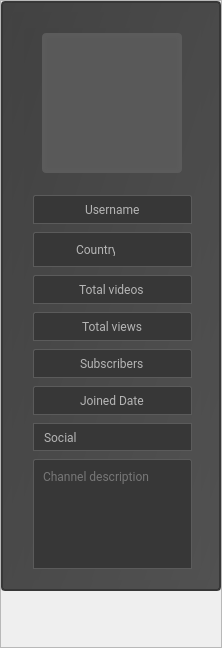
   <widget class="QFrame" name="frame_8">
    <property name="geometry">
     <rect>
      <x>1130</x>
      <y>210</y>
      <width>220</width>
      <height>648</height>
     </rect>
    </property>
    <property name="minimumSize">
     <size>
      <width>0</width>
      <height>630</height>
     </size>
    </property>
    <property name="frameShape">
     <enum>QFrame::StyledPanel</enum>
    </property>
    <property name="frameShadow">
     <enum>QFrame::Raised</enum>
    </property>
    <layout class="QVBoxLayout" name="verticalLayout_6" stretch="0,0">
     <property name="spacing">
      <number>9</number>
     </property>
     <property name="leftMargin">
      <number>0</number>
     </property>
     <property name="topMargin">
      <number>0</number>
     </property>
     <property name="rightMargin">
      <number>0</number>
     </property>
     <property name="bottomMargin">
      <number>9</number>
     </property>
     <item>
      <widget class="QFrame" name="frame_left">
       <property name="minimumSize">
        <size>
         <width>220</width>
         <height>590</height>
        </size>
       </property>
       <property name="maximumSize">
        <size>
         <width>220</width>
         <height>590</height>
        </size>
       </property>
       <property name="styleSheet">
        <string notr="true">QFrame{
	background-color: qlineargradient(spread:reflect, x1:0, y1:0, x2:1, y2:1, stop:0 rgba(66, 66, 66, 255), stop:1 rgba(81, 81, 81, 255));

border-radius:4px;
border:2px solid  rgb(55,55,55);



}
</string>
       </property>
       <property name="frameShape">
        <enum>QFrame::StyledPanel</enum>
       </property>
       <property name="frameShadow">
        <enum>QFrame::Raised</enum>
       </property>
       <layout class="QVBoxLayout" name="verticalLayout_2">
        <property name="spacing">
         <number>8</number>
        </property>
        <property name="leftMargin">
         <number>9</number>
        </property>
        <property name="bottomMargin">
         <number>9</number>
        </property>
        <item>
         <widget class="QFrame" name="frame_6">
          <property name="minimumSize">
           <size>
            <width>0</width>
            <height>300</height>
           </size>
          </property>
          <property name="styleSheet">
           <string notr="true">border:none</string>
          </property>
          <property name="frameShape">
           <enum>QFrame::StyledPanel</enum>
          </property>
          <property name="frameShadow">
           <enum>QFrame::Raised</enum>
          </property>
          <layout class="QVBoxLayout" name="verticalLayout_3" stretch="2">
           <property name="leftMargin">
            <number>12</number>
           </property>
           <property name="topMargin">
            <number>16</number>
           </property>
           <property name="rightMargin">
            <number>9</number>
           </property>
           <property name="bottomMargin">
            <number>10</number>
           </property>
           <item>
            <widget class="QFrame" name="frame_7">
             <property name="minimumSize">
              <size>
               <width>0</width>
               <height>0</height>
              </size>
             </property>
             <property name="frameShape">
              <enum>QFrame::StyledPanel</enum>
             </property>
             <property name="frameShadow">
              <enum>QFrame::Raised</enum>
             </property>
             <layout class="QVBoxLayout" name="verticalLayout_4">
              <property name="spacing">
               <number>8</number>
              </property>
              <property name="topMargin">
               <number>0</number>
              </property>
              <property name="bottomMargin">
               <number>1</number>
              </property>
              <item>
               <widget class="QFrame" name="frame_9">
                <property name="styleSheet">
                 <string notr="true">background-color: qlineargradient(spread:reflect, x1:0, y1:0, x2:1, y2:1, stop:0 rgba(53, 59, 69, 0), stop:1 rgba(91, 99, 115, 0));</string>
                </property>
                <property name="frameShape">
                 <enum>QFrame::StyledPanel</enum>
                </property>
                <property name="frameShadow">
                 <enum>QFrame::Raised</enum>
                </property>
                <layout class="QVBoxLayout" name="verticalLayout_5">
                 <property name="topMargin">
                  <number>0</number>
                 </property>
                 <item>
                  <widget class="QFrame" name="frame_25">
                   <property name="minimumSize">
                    <size>
                     <width>140</width>
                     <height>140</height>
                    </size>
                   </property>
                   <property name="maximumSize">
                    <size>
                     <width>140</width>
                     <height>140</height>
                    </size>
                   </property>
                   <property name="styleSheet">
                    <string notr="true">

background-color:  rgb(91, 91, 91);</string>
                   </property>
                   <property name="frameShape">
                    <enum>QFrame::StyledPanel</enum>
                   </property>
                   <property name="frameShadow">
                    <enum>QFrame::Raised</enum>
                   </property>
                   <layout class="QHBoxLayout" name="horizontalLayout_27">
                    <property name="spacing">
                     <number>6</number>
                    </property>
                    <property name="leftMargin">
                     <number>3</number>
                    </property>
                    <property name="topMargin">
                     <number>3</number>
                    </property>
                    <property name="rightMargin">
                     <number>3</number>
                    </property>
                    <property name="bottomMargin">
                     <number>3</number>
                    </property>
                    <item>
                     <widget class="QLabel" name="profile_image">
                      <property name="styleSheet">
                       <string notr="true">    QLabel{
        border:2px solid rgb(90, 90, 90);
        background-color: rgb(89, 89, 89);
        border-image: url(:/channel/icons/channel/profile.jpg);
    }</string>
                      </property>
                      <property name="text">
                       <string/>
                      </property>
                     </widget>
                    </item>
                   </layout>
                  </widget>
                 </item>
                </layout>
               </widget>
              </item>
              <item>
               <widget class="QLineEdit" name="username_channel">
                <property name="minimumSize">
                 <size>
                  <width>0</width>
                  <height>28</height>
                 </size>
                </property>
                <property name="font">
                 <font>
                  <family>Roboto</family>
                  <weight>50</weight>
                  <bold>false</bold>
                 </font>
                </property>
                <property name="styleSheet">
                 <string notr="true">QLineEdit{
background-color: rgb(55, 55, 55);
	color: rgb(181, 181, 181);
border: 1px solid  rgb(91, 91, 91);
border-bottom-left-radius:0px;
border-top-left-radius:2px;
border-bottom-right-radius:0px;
border-top-right-radius:2px;
padding:5px;
}

QLineEdit::hover{background-color: rgb(59, 59, 59);}


QLineEdit::focus{
	border:1px solid  rgb(121,121, 121);
}

</string>
                </property>
                <property name="inputMask">
                 <string/>
                </property>
                <property name="text">
                 <string>Username</string>
                </property>
                <property name="frame">
                 <bool>true</bool>
                </property>
                <property name="alignment">
                 <set>Qt::AlignCenter</set>
                </property>
                <property name="dragEnabled">
                 <bool>false</bool>
                </property>
                <property name="readOnly">
                 <bool>true</bool>
                </property>
                <property name="placeholderText">
                 <string>Username</string>
                </property>
               </widget>
              </item>
              <item>
               <widget class="QFrame" name="frame_21">
                <property name="minimumSize">
                 <size>
                  <width>0</width>
                  <height>25</height>
                 </size>
                </property>
                <property name="maximumSize">
                 <size>
                  <width>16777215</width>
                  <height>35</height>
                 </size>
                </property>
                <property name="styleSheet">
                 <string notr="true">QFrame{
	border: 1px solid  rgb(91, 91, 91);
	background-color: rgb(55, 55, 55);
	border-bottom-left-radius:0px;
	border-top-left-radius:2px;
	border-bottom-right-radius:0px;
	border-top-right-radius:2px;
	padding:5px;

}


QFrame::hover{background-color: rgb(59, 59, 59);}


QLineEdit::focus{
	border:1px solid  rgb(121,121, 121);
}</string>
                </property>
                <property name="frameShape">
                 <enum>QFrame::StyledPanel</enum>
                </property>
                <property name="frameShadow">
                 <enum>QFrame::Raised</enum>
                </property>
                <layout class="QHBoxLayout" name="horizontalLayout_26" stretch="0,0">
                 <property name="spacing">
                  <number>0</number>
                 </property>
                 <property name="leftMargin">
                  <number>28</number>
                 </property>
                 <property name="topMargin">
                  <number>0</number>
                 </property>
                 <property name="rightMargin">
                  <number>37</number>
                 </property>
                 <property name="bottomMargin">
                  <number>0</number>
                 </property>
                 <item>
                  <widget class="QLabel" name="country_channel">
                   <property name="minimumSize">
                    <size>
                     <width>48</width>
                     <height>0</height>
                    </size>
                   </property>
                   <property name="maximumSize">
                    <size>
                     <width>52</width>
                     <height>24</height>
                    </size>
                   </property>
                   <property name="font">
                    <font>
                     <family>Roboto</family>
                     <weight>50</weight>
                     <bold>false</bold>
                    </font>
                   </property>
                   <property name="styleSheet">
                    <string notr="true">
	color: rgb(181, 181, 181);

border:none;
background-color: qlineargradient(spread:pad, x1:0, y1:0.0116818, x2:1, y2:1, stop:1 rgba(0, 0, 0, 0));
</string>
                   </property>
                   <property name="text">
                    <string>Country</string>
                   </property>
                  </widget>
                 </item>
                 <item>
                  <widget class="QLabel" name="flag_label">
                   <property name="minimumSize">
                    <size>
                     <width>0</width>
                     <height>0</height>
                    </size>
                   </property>
                   <property name="maximumSize">
                    <size>
                     <width>27</width>
                     <height>27</height>
                    </size>
                   </property>
                   <property name="styleSheet">
                    <string notr="true">image: url(:/flags/icons/flags/none.svg);
border:none;
background-color: qlineargradient(spread:pad, x1:0, y1:0.0116818, x2:1, y2:1, stop:1 rgba(0, 0, 0, 0));</string>
                   </property>
                   <property name="text">
                    <string/>
                   </property>
                  </widget>
                 </item>
                </layout>
               </widget>
              </item>
              <item>
               <widget class="QLineEdit" name="totVideo_channel">
                <property name="minimumSize">
                 <size>
                  <width>0</width>
                  <height>28</height>
                 </size>
                </property>
                <property name="font">
                 <font>
                  <family>Roboto</family>
                  <weight>50</weight>
                  <bold>false</bold>
                 </font>
                </property>
                <property name="styleSheet">
                 <string notr="true">QLineEdit{
background-color: rgb(55, 55, 55);
	color: rgb(181, 181, 181);
border: 1px solid  rgb(91, 91, 91);
border-bottom-left-radius:0px;
border-top-left-radius:2px;
border-bottom-right-radius:0px;
border-top-right-radius:2px;
padding:5px;
}

QLineEdit::hover{background-color: rgb(59, 59, 59);}


QLineEdit::focus{
	border:1px solid  rgb(121,121, 121);
}

</string>
                </property>
                <property name="inputMask">
                 <string/>
                </property>
                <property name="text">
                 <string>Total videos</string>
                </property>
                <property name="frame">
                 <bool>true</bool>
                </property>
                <property name="alignment">
                 <set>Qt::AlignCenter</set>
                </property>
                <property name="dragEnabled">
                 <bool>false</bool>
                </property>
                <property name="readOnly">
                 <bool>true</bool>
                </property>
                <property name="placeholderText">
                 <string>Joined date</string>
                </property>
               </widget>
              </item>
              <item>
               <widget class="QLineEdit" name="totViews_channel">
                <property name="minimumSize">
                 <size>
                  <width>0</width>
                  <height>28</height>
                 </size>
                </property>
                <property name="font">
                 <font>
                  <family>Roboto</family>
                  <weight>50</weight>
                  <bold>false</bold>
                 </font>
                </property>
                <property name="styleSheet">
                 <string notr="true">QLineEdit{
background-color: rgb(55, 55, 55);
	color: rgb(181, 181, 181);
border: 1px solid  rgb(91, 91, 91);
border-bottom-left-radius:0px;
border-top-left-radius:2px;
border-bottom-right-radius:0px;
border-top-right-radius:2px;
padding:5px;
}

QLineEdit::hover{background-color: rgb(59, 59, 59);}


QLineEdit::focus{
	border:1px solid  rgb(121,121, 121);
}

</string>
                </property>
                <property name="inputMask">
                 <string/>
                </property>
                <property name="text">
                 <string>Total views</string>
                </property>
                <property name="frame">
                 <bool>true</bool>
                </property>
                <property name="alignment">
                 <set>Qt::AlignCenter</set>
                </property>
                <property name="dragEnabled">
                 <bool>false</bool>
                </property>
                <property name="readOnly">
                 <bool>true</bool>
                </property>
                <property name="placeholderText">
                 <string>Total video</string>
                </property>
               </widget>
              </item>
              <item>
               <widget class="QLineEdit" name="totSubs_channel">
                <property name="minimumSize">
                 <size>
                  <width>0</width>
                  <height>28</height>
                 </size>
                </property>
                <property name="font">
                 <font>
                  <family>Roboto</family>
                  <weight>50</weight>
                  <bold>false</bold>
                 </font>
                </property>
                <property name="styleSheet">
                 <string notr="true">QLineEdit{
background-color: rgb(55, 55, 55);
	color: rgb(181, 181, 181);
border: 1px solid  rgb(91, 91, 91);
border-bottom-left-radius:0px;
border-top-left-radius:2px;
border-bottom-right-radius:0px;
border-top-right-radius:2px;
padding:5px;
}

QLineEdit::hover{background-color: rgb(59, 59, 59);}


QLineEdit::focus{
	border:1px solid  rgb(121,121, 121);
}

</string>
                </property>
                <property name="inputMask">
                 <string/>
                </property>
                <property name="text">
                 <string>Subscribers</string>
                </property>
                <property name="frame">
                 <bool>true</bool>
                </property>
                <property name="alignment">
                 <set>Qt::AlignCenter</set>
                </property>
                <property name="dragEnabled">
                 <bool>false</bool>
                </property>
                <property name="readOnly">
                 <bool>true</bool>
                </property>
                <property name="placeholderText">
                 <string>Total visual</string>
                </property>
               </widget>
              </item>
              <item>
               <widget class="QLineEdit" name="joinedDate_channel">
                <property name="minimumSize">
                 <size>
                  <width>0</width>
                  <height>28</height>
                 </size>
                </property>
                <property name="font">
                 <font>
                  <family>Roboto</family>
                  <weight>50</weight>
                  <bold>false</bold>
                 </font>
                </property>
                <property name="styleSheet">
                 <string notr="true">QLineEdit{
background-color: rgb(55, 55, 55);
	color: rgb(181, 181, 181);
border: 1px solid  rgb(91, 91, 91);
border-bottom-left-radius:0px;
border-top-left-radius:2px;
border-bottom-right-radius:0px;
border-top-right-radius:2px;
padding:5px;
}

QLineEdit::hover{background-color: rgb(59, 59, 59);}


QLineEdit::focus{
	border:1px solid  rgb(121,121, 121);
}

</string>
                </property>
                <property name="inputMask">
                 <string/>
                </property>
                <property name="text">
                 <string>Joined Date</string>
                </property>
                <property name="frame">
                 <bool>true</bool>
                </property>
                <property name="alignment">
                 <set>Qt::AlignCenter</set>
                </property>
                <property name="dragEnabled">
                 <bool>false</bool>
                </property>
                <property name="readOnly">
                 <bool>true</bool>
                </property>
                <property name="placeholderText">
                 <string>Subscribers</string>
                </property>
               </widget>
              </item>
              <item>
               <widget class="QComboBox" name="social_comboBox">
                <property name="minimumSize">
                 <size>
                  <width>0</width>
                  <height>28</height>
                 </size>
                </property>
                <property name="maximumSize">
                 <size>
                  <width>16777215</width>
                  <height>28</height>
                 </size>
                </property>
                <property name="font">
                 <font>
                  <family>Roboto</family>
                  <weight>50</weight>
                  <bold>false</bold>
                 </font>
                </property>
                <property name="styleSheet">
                 <string notr="true">QComboBox{
	border: 1px solid  rgb(91, 91, 91);
	background-color: rgb(55, 55, 55);

	color: rgb(181, 181, 181);
padding-left:10px;

		}
QComboBox::drop-down 
{
    border: 0px; /* This seems to replace the whole arrow of the combo box */
}

QComboBox::focus{
	border:1px solid  rgb(121,121, 121);

}
/* Define a new custom arrow icon for the combo box */
QComboBox::down-arrow {
	image: url(:/16x16/icons/16x16/cil-arrow-bottom.png);
    width: 14px;
    height: 14px;
	padding-right:6px;
padding-bottom:2px;
}

QComboBox::hover
{
	background-color: rgb(62, 62, 62);
}
</string>
                </property>
                <item>
                 <property name="text">
                  <string>Social</string>
                 </property>
                </item>
               </widget>
              </item>
              <item>
               <widget class="QTextEdit" name="description_channel">
                <property name="minimumSize">
                 <size>
                  <width>0</width>
                  <height>95</height>
                 </size>
                </property>
                <property name="maximumSize">
                 <size>
                  <width>16777215</width>
                  <height>110</height>
                 </size>
                </property>
                <property name="font">
                 <font>
                  <family>Roboto</family>
                 </font>
                </property>
                <property name="styleSheet">
                 <string notr="true">QTextEdit{
background-color: rgb(55, 55, 55);
	color: rgb(181, 181, 181);
border: 1px solid  rgb(91, 91, 91);
border-bottom-left-radius:0px;
border-top-left-radius:2px;
border-bottom-right-radius:0px;
border-top-right-radius:2px;
padding:5px;
}

QTextEdit::hover{background-color: rgb(59, 59, 59);}


QTextEdit::focus{
	border:1px solid  rgb(121,121, 121);
}

</string>
                </property>
                <property name="horizontalScrollBarPolicy">
                 <enum>Qt::ScrollBarAlwaysOff</enum>
                </property>
                <property name="readOnly">
                 <bool>true</bool>
                </property>
                <property name="acceptRichText">
                 <bool>true</bool>
                </property>
                <property name="cursorWidth">
                 <number>0</number>
                </property>
                <property name="textInteractionFlags">
                 <set>Qt::NoTextInteraction</set>
                </property>
                <property name="placeholderText">
                 <string>Channel description</string>
                </property>
               </widget>
              </item>
             </layout>
            </widget>
           </item>
          </layout>
         </widget>
        </item>
       </layout>
      </widget>
     </item>
     <item>
      <spacer name="verticalSpacer">
       <property name="orientation">
        <enum>Qt::Vertical</enum>
       </property>
       <property name="sizeHint" stdset="0">
        <size>
         <width>20</width>
         <height>40</height>
        </size>
       </property>
      </spacer>
     </item>
    </layout>
   </widget>
